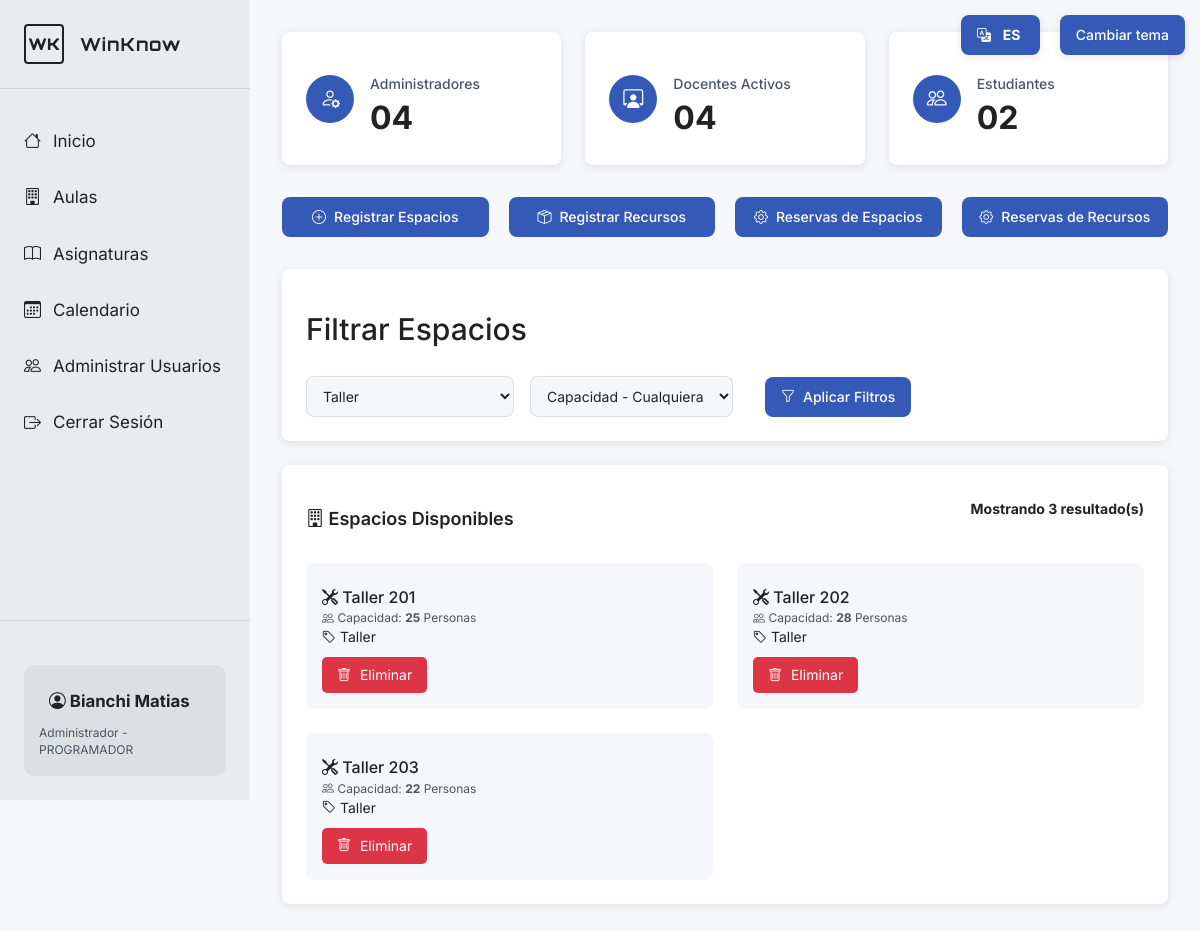
/admin/aulas.php?tipo_salon=Taller (signed in), run on an earlier commit of the app's database.
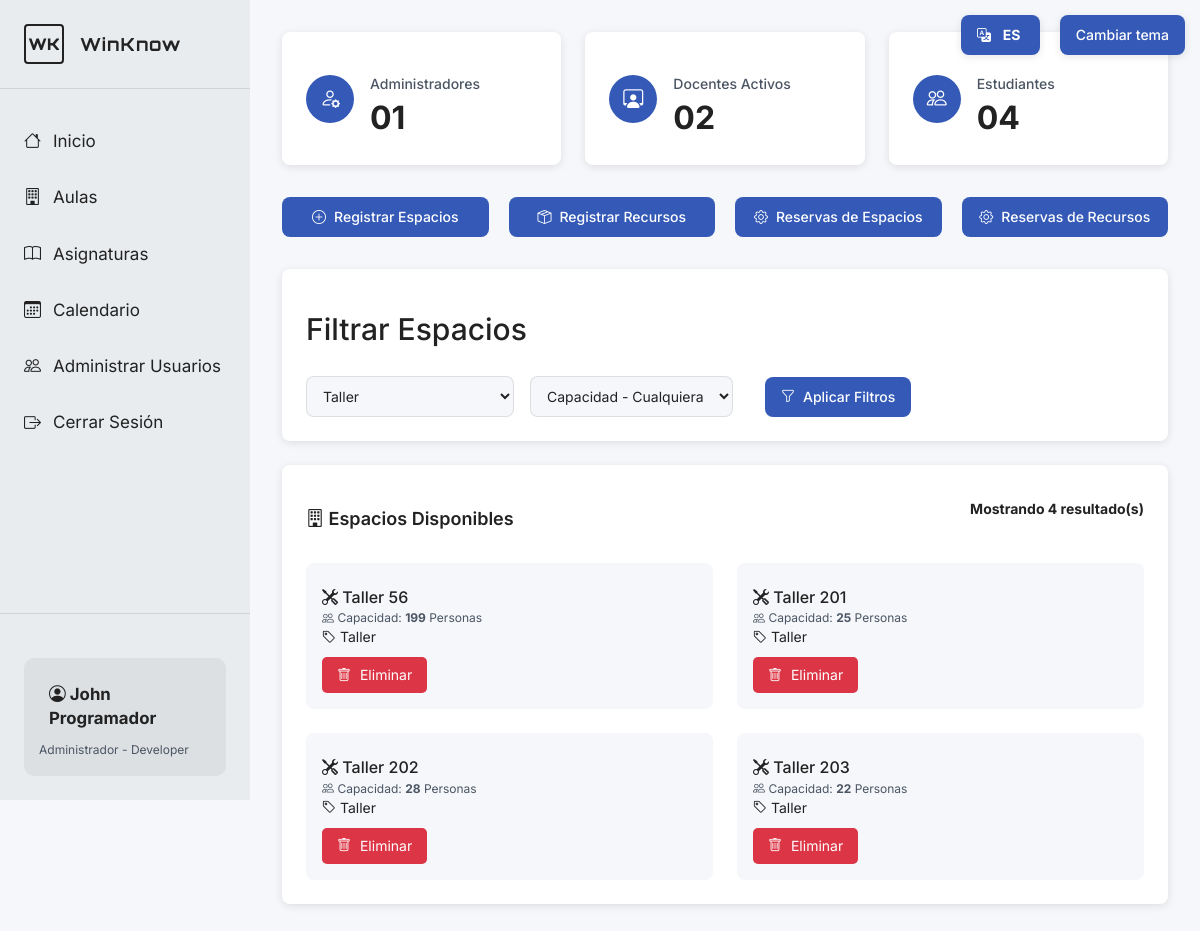
And on a later commit of the database.
### tables this page shows
CREATE TABLE `espacios` (
  `IdEspacio` int(11) NOT NULL,
  `NumSalon` int(11) DEFAULT NULL,
  `capacidad` int(11) DEFAULT NULL,
  `Tipo_salon` varchar(30) DEFAULT NULL
);

### admin/aulas.php (called while the page is built, shortened)
<?php
$mysqli = conectarDB();
$conteoAdmins     = 0;
$conteoDocentes   = 0;
$conteoEstudiantes = 0;
$sql = "SELECT COUNT(*) as total FROM administrador a
        INNER JOIN usuarios u ON a.Cedula = u.Cedula";
if ($res = $mysqli->query($sql)) {
    $conteoAdmins = $res->fetch_assoc()['total'];
}
$sql = "SELECT COUNT(*) as total FROM docente d
        INNER JOIN usuarios u ON d.Cedula = u.Cedula
      ";
if ($res = $mysqli->query($sql)) {
    $conteoDocentes = $res->fetch_assoc()['total'];
}
$sql = "SELECT COUNT(*) as total FROM estudiante e
        INNER JOIN usuarios u ON e.Cedula = u.Cedula";
if ($res = $mysqli->query($sql)) {
    $conteoEstudiantes = $res->fetch_assoc()['total'];
}
$filtroTipo      = $_GET['tipo_salon'] ?? '';
$queryEspacios = "SELECT * FROM espacios WHERE 1=1";
if (!empty($filtroTipo)) {
    $queryEspacios .= " AND Tipo_salon = '" . $mysqli->real_escape_string($filtroTipo) . "'";
}
$queryEspacios .= " ORDER BY NumSalon";
$resultEspacios = $mysqli->query($queryEspacios);
function obtenerNombreAula($espacio) {
    return match ($espacio['Tipo_salon']) {
        'Taller' => 'Taller ' . $espacio['NumSalon'],
        'Salon'  => 'Salon ' . $espacio['NumSalon'],
        'Laboratorio' => 'Laboratorio ' . $espacio['NumSalon'],
        default  => 'Aula ' . $espacio['NumSalon']
    };
}
function obtenerIconoTipo($tipoSalon) {
    return match ($tipoSalon) {
        'Taller' => 'bi-tools',
        'Salon'  => 'bi-building',
        'Laboratorio' => 'bi-flask',
        default  => 'bi-door-open'
    };
}
include '../front/aulas_include.php';
?>

### front/aulas_include.php (the view, shortened to what the changed rows need)
<body>
<?php
    include '../front/navADM.php';
?>
<main class="principal">
    <div class="contenido">
        <section class="estadisticas">
            <div class="tarjeta-estadistica">
                <div>
                    <h3 data-lang="administrators">Administradores</h3>
                    <div class="numero"><?= sprintf('%02d', $conteoAdmins); ?></div>
                </div>
            </div>
            <div class="tarjeta-estadistica">
                <div>
                    <h3 data-lang="active_teachers">Docentes Activos</h3>
                    <div class="numero"><?= sprintf('%02d', $conteoDocentes); ?></div>
                </div>
            </div>
            <div class="tarjeta-estadistica">
                <div>
                    <h3 data-lang="students">Estudiantes</h3>
                    <div class="numero"><?= sprintf('%02d', $conteoEstudiantes); ?></div>
                </div>
            </div>
        </section>
        <section class="filtros">
            <h2 data-lang="filter_spaces">Filtrar Espacios</h2><br>
        </section>
        <section class="aulas">
            <div class="aulas-header">
                <h2><i class="bi bi-building"></i> <span data-lang="available_spaces">Espacios Disponibles</span></h2>
                <?php if ($resultEspacios): ?>
                    <p><strong><span data-lang="showing_results">Mostrando</span> <?= $resultEspacios->num_rows; ?> <span data-lang="results">resultado(s)</span></strong></p>
                <?php endif; ?>
            </div>
            <div class="grilla">
                <?php if ($resultEspacios && $resultEspacios->num_rows > 0): ?>
                    <?php while ($espacio = $resultEspacios->fetch_assoc()): ?>
                       <div class="tarjeta-aula">
                            <div class="info-aula">
                                <h4>
                                    <i class="<?= obtenerIconoTipo($espacio['Tipo_salon']); ?>"></i>
                                      <?= obtenerNombreAula($espacio); ?>
                                </h4>
                                <div class="detalles">
                                    <i class="bi bi-people"></i> <span data-lang="capacity">Capacidad</span>: <strong><?= $espacio['capacidad']; ?></strong> <span data-lang="people">Personas</span>
                                </div>
                                <div class="tipo-salon <?= strtolower($espacio['Tipo_salon']); ?>">
                                    <i class="bi bi-tag"></i> <?= htmlspecialchars($espacio['Tipo_salon']); ?>
                                </div>
                                <form method="POST" action="aulas.php" class="form-eliminar" data-nombre-aula="<?= htmlspecialchars(obtenerNombreAula($espacio)); ?>">
                                    <button type="submit" class="boton-eliminar">
                                        <i class="bi bi-trash"></i> <span data-lang="delete">Eliminar</span>
                                    </button>
                                </form>
                            </div>
                        </div>
                    <?php endwhile; ?>
                <?php else: ?>
                    <p data-lang="no_spaces_found">No se encontraron espacios con los filtros seleccionados.</p>
                <?php endif; ?>
            </div>
        </section>
    </div>
</main>
</body>
</html>

### front/navADM.php (shortened to what the changed rows need)
<aside class="barra-lateral">
    <div class="usuario">
        <div class="info-usuario">
            <div class="nombre-usuario">
                <i class="bi bi-person-circle"></i>
                <?php
                    if (isset($_SESSION['nombre']) && !empty($_SESSION['nombre'])) {
                        echo htmlspecialchars($_SESSION['nombre']);
                    } else {
                        echo '<span class="usuario-blanco" data-lang="default_user">Usuario</span>';
                    }
                ?>
            </div>
            <div class="rol-usuario">
                <span data-lang="role_admin">Administrador</span>
                <?php if (isset($_SESSION['rolAdmin']) && !empty($_SESSION['rolAdmin'])): ?>
                    - <?php echo htmlspecialchars($_SESSION['rolAdmin']); ?>
                <?php endif; ?>
            </div>
        </div>
    </div>
</aside>

What changed in the data, as far as the page shows it:
added espacios: obtenerNombreAula($espacio) "Taller 56", capacidad "199", Tipo_salon "Taller"
Also different on the page:
$_SESSION['nombre']: "Bianchi Matias" → "John Programador"
$_SESSION['rolAdmin']: "PROGRAMADOR" → "Developer"
$conteoAdmins: "04" → "01"
$conteoDocentes: "04" → "02"
$conteoEstudiantes: "02" → "04"
$resultEspacios->num_rows: "3" → "4"
